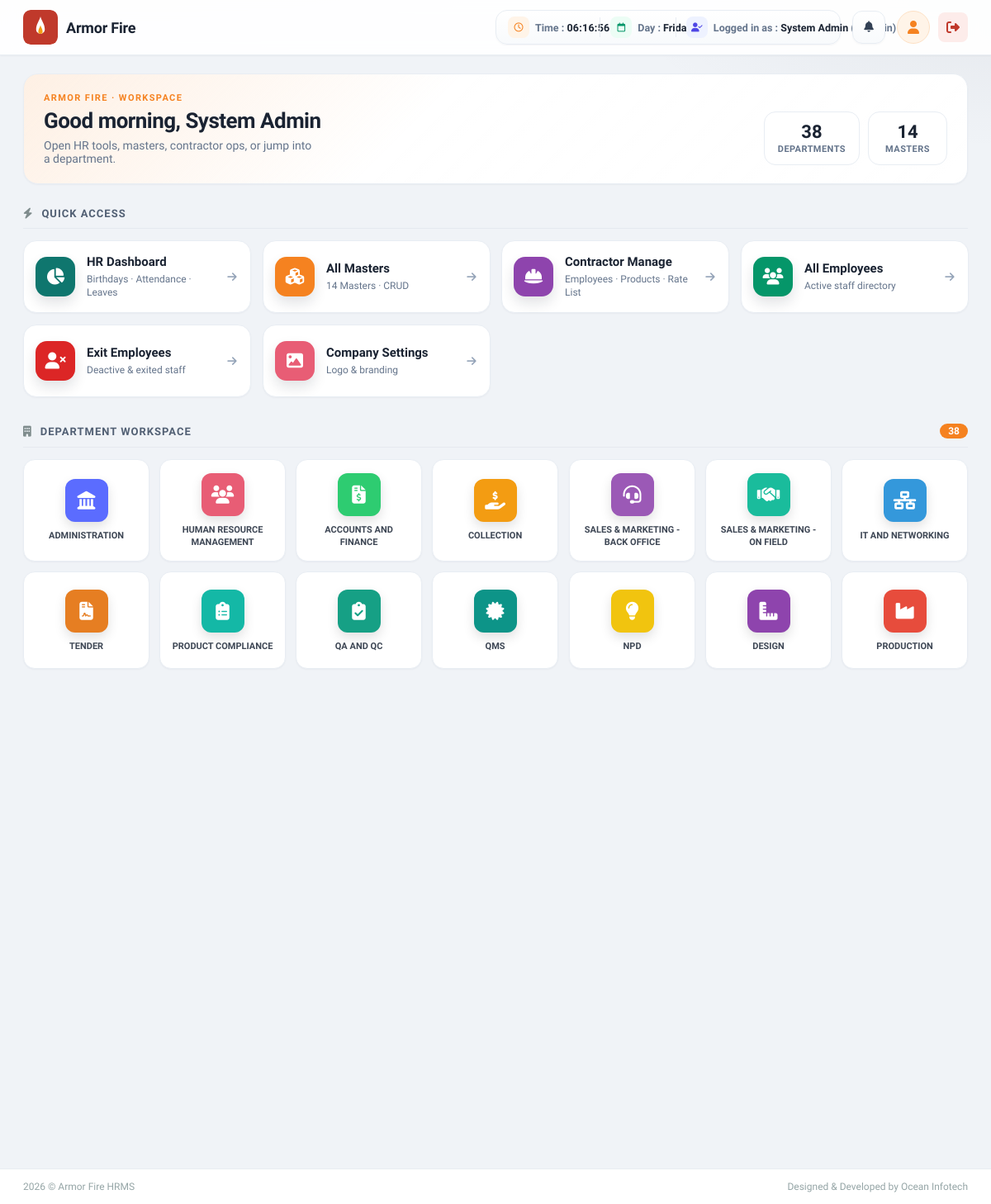
/dashboard.php (signed in), run on the app's committed database.
### tables this page shows
CREATE TABLE IF NOT EXISTS departments (
    id INT AUTO_INCREMENT PRIMARY KEY,
    department_name VARCHAR(150) NOT NULL,
    icon_class VARCHAR(80) NOT NULL DEFAULT 'fa-building',
    icon_color VARCHAR(20) NOT NULL DEFAULT '#4A90E2',
    sort_order INT NOT NULL DEFAULT 0,
    status TINYINT(1) NOT NULL DEFAULT 1 COMMENT '1=Active, 0=Inactive',
    created_at TIMESTAMP DEFAULT CURRENT_TIMESTAMP
);

### includes/settings.php (called while the page is built, shortened)
<?php
function ensureCompanySettingsSchema($conn)
{
    $conn->query(
        "CREATE TABLE IF NOT EXISTS company_settings (
            id INT PRIMARY KEY DEFAULT 1,
            company_name VARCHAR(150) NOT NULL DEFAULT 'Armor Fire',
            company_logo VARCHAR(255) DEFAULT NULL,
            login_logo VARCHAR(255) DEFAULT NULL,
            dashboard_logo VARCHAR(255) DEFAULT NULL,
            updated_at TIMESTAMP DEFAULT CURRENT_TIMESTAMP ON UPDATE CURRENT_TIMESTAMP
        ) ENGINE=InnoDB"
    );
    $cols = [];
    $res = $conn->query("SHOW COLUMNS FROM company_settings");
    if ($res) {
        while ($row = $res->fetch_assoc()) {
            $cols[] = $row['Field'];
        }
    }
}
function getCompanySettings()
{
    static $settings = null;
    if ($settings !== null) {
        return $settings;
    }
    $defaultLogo = 'assets/images/logo-placeholder.svg';
    $settings = [
        'company_name'   => 'Armor Fire',
        'login_logo'     => $defaultLogo,
        'dashboard_logo' => $defaultLogo,
        'company_logo'   => $defaultLogo,
    ];
    $conn = @getDBConnection();
    ensureCompanySettingsSchema($conn);
    $result = $conn->query(
        "SELECT company_name, company_logo, login_logo, dashboard_logo
         FROM company_settings WHERE id = 1 LIMIT 1"
    );
    if ($result && $row = $result->fetch_assoc()) {
        if (!empty($row['company_name'])) {
            $settings['company_name'] = $row['company_name'];
        }
    }
    return $settings;
}
function getDashboardLogo()
{
    $settings = getCompanySettings();
    return $settings['dashboard_logo'];
}
function getCompanyName()
{
    $settings = getCompanySettings();
    return $settings['company_name'];
}

### includes/auth.php (called while the page is built, shortened)
<?php
function isAdmin()
{
    return isset($_SESSION['role']) && $_SESSION['role'] === 'admin';
}
function getUserName()
{
    return isset($_SESSION['full_name']) ? $_SESSION['full_name'] : 'User';
}

### config/app.php (called while the page is built, shortened)
<?php
function app_url($path = '')
{
    $path = ltrim((string) $path, '/');
    return APP_BASE . '/' . $path;
}

### dashboard.php (the view, shortened to what this page needs)
<?php
require_once __DIR__ . '/config/app.php';
require_once __DIR__ . '/includes/header.php';
$conn = getDBConnection();
$sql = "SELECT id, department_name, icon_class, icon_color, sort_order
        FROM departments
        WHERE status = 1
        ORDER BY sort_order ASC, department_name ASC";
$result = $conn->query($sql);
$departments = [];
if ($result) {
    while ($row = $result->fetch_assoc()) {
        $departments[] = $row;
    }
}
$masterCount = count(getMastersConfig());
$deptCount = count($departments);
$userLabel = function_exists('getUserName') ? getUserName() : 'User';
$hour = (int) date('G');
if ($hour < 12) {
    $greet = 'Good morning';
} elseif ($hour < 17) {
    $greet = 'Good afternoon';
} else {
    $greet = 'Good evening';
}
?>
<main class="dashboard-main dash-workspace">
    <div class="dash-hero">
        <div class="dash-hero-copy">
            <p class="dash-eyebrow"><?php echo htmlspecialchars(strtoupper(getCompanyName())); ?> · WORKSPACE</p>
            <h1><?php echo htmlspecialchars($greet); ?>, <?php echo htmlspecialchars($userLabel); ?></h1>
            <p class="dash-sub">Open HR tools, masters, contractor ops, or jump into a department.</p>
        </div>
        <div class="dash-hero-stats">
            <div class="dash-stat">
                <span class="dash-stat-num"><?php echo (int) $deptCount; ?></span>
                <span class="dash-stat-lab">Departments</span>
            </div>
            <div class="dash-stat">
                <span class="dash-stat-num"><?php echo (int) $masterCount; ?></span>
                <span class="dash-stat-lab">Masters</span>
            </div>
        </div>
    </div>
    <section class="module-section dash-section">
        <div class="section-heading">
            <i class="fa-solid fa-bolt"></i>
            <span>QUICK ACCESS</span>
        </div>
        <div class="dash-hub-grid">
            <a href="<?php echo htmlspecialchars(app_url('hr/dashboard.php')); ?>" class="dash-hub-card is-hr" title="Open HR Dashboard">
                <div class="dash-hub-icon" style="background:#0F766E;"><i class="fa-solid fa-chart-pie"></i></div>
                <div class="dash-hub-body">
                    <strong>HR Dashboard</strong>
                    <span>Birthdays · Attendance · Leaves</span>
                </div>
                <i class="fa-solid fa-arrow-right dash-hub-go"></i>
            </a>
            <a href="<?php echo htmlspecialchars(app_url('masters/index.php')); ?>" class="dash-hub-card is-masters" title="All Masters">
                <div class="dash-hub-icon" style="background:#F58220;"><i class="fa-solid fa-cubes"></i></div>
                <div class="dash-hub-body">
                    <strong>All Masters</strong>
                    <span><?php echo (int) $masterCount; ?> Masters · CRUD</span>
                </div>
                <i class="fa-solid fa-arrow-right dash-hub-go"></i>
            </a>
            <a href="<?php echo htmlspecialchars(app_url('contractor/index.php')); ?>" class="dash-hub-card is-contractor" title="Contractor Manage">
                <div class="dash-hub-icon" style="background:#8E44AD;"><i class="fa-solid fa-helmet-safety"></i></div>
                <div class="dash-hub-body">
                    <strong>Contractor Manage</strong>
                    <span>Employees · Products · Rate List</span>
                </div>
                <i class="fa-solid fa-arrow-right dash-hub-go"></i>
            </a>
            <a href="<?php echo htmlspecialchars(app_url('employees/index.php')); ?>" class="dash-hub-card is-emp" title="All Employees Report">
                <div class="dash-hub-icon" style="background:#059669;"><i class="fa-solid fa-users"></i></div>
                <div class="dash-hub-body">
                    <strong>All Employees</strong>
                    <span>Active staff directory</span>
                </div>
                <i class="fa-solid fa-arrow-right dash-hub-go"></i>
            </a>
            <a href="<?php echo htmlspecialchars(app_url('employees/exit_list.php')); ?>" class="dash-hub-card is-exit" title="Exit Employee List">
                <div class="dash-hub-icon" style="background:#DC2626;"><i class="fa-solid fa-user-xmark"></i></div>
                <div class="dash-hub-body">
                    <strong>Exit Employees</strong>
                    <span>Deactive &amp; exited staff</span>
                </div>
                <i class="fa-solid fa-arrow-right dash-hub-go"></i>
            </a>
            <?php if (isAdmin()): ?>
            <a href="<?php echo htmlspecialchars(app_url('company_settings.php')); ?>" class="dash-hub-card is-admin" title="Company Logo Setup">
                <div class="dash-hub-icon" style="background:#E85D75;"><i class="fa-solid fa-image"></i></div>
                <div class="dash-hub-body">
                    <strong>Company Settings</strong>
                    <span>Logo &amp; branding</span>
                </div>
                <i class="fa-solid fa-arrow-right dash-hub-go"></i>
            </a>
            <?php endif; ?>
        </div>
    </section>
    <section class="module-section dash-section" id="department-workspace">
        <div class="section-heading">
            <i class="fa-solid fa-building"></i>
            <span>DEPARTMENT WORKSPACE</span>
            <em class="dash-section-count"><?php echo (int) $deptCount; ?></em>
        </div>
        <div class="module-grid dash-dept-grid">
            <?php if ($deptCount === 0): ?>
                <p class="empty-msg">No departments found. Please run DB Sync / seed masters.</p>
            <?php else: ?>
                <?php foreach ($departments as $dept): ?>
                    <a href="<?php echo htmlspecialchars(app_url('department.php?id=' . (int) $dept['id'])); ?>"
                       class="module-card dash-dept-card"
                       title="<?php echo htmlspecialchars($dept['department_name']); ?>">
                        <div class="module-icon" style="background-color: <?php echo htmlspecialchars($dept['icon_color']); ?>;">
                            <i class="fa-solid <?php echo htmlspecialchars($dept['icon_class']); ?>"></i>
                        </div>
                        <div class="module-label"><?php echo htmlspecialchars($dept['department_name']); ?></div>
                    </a>
                <?php endforeach; ?>
            <?php endif; ?>
        </div>
    </section>
</main>
<?php require_once __DIR__ . '/includes/footer.php'; ?>

### data on the page
departments: department_name "ADMINISTRATION"
departments: department_name "HUMAN RESOURCE MANAGEMENT"
departments: department_name "ACCOUNTS AND FINANCE"
departments: department_name "COLLECTION"
departments: department_name "SALES & MARKETING - BACK OFFICE"
departments: department_name "SALES & MARKETING - ON FIELD"
departments: department_name "IT AND NETWORKING"
departments: department_name "TENDER"
departments: department_name "PRODUCT COMPLIANCE"
departments: department_name "QA AND QC"
departments: department_name "QMS"
departments: department_name "NPD"
departments: department_name "DESIGN"
departments: department_name "PRODUCTION"

### other printed values
$companyName "Armor Fire"
getUserName() "System Admin"
$_SESSION['username'] "admin"
getCompanyName() "ARMOR FIRE"
$greet "Good morning"
$userLabel "System Admin"
$deptCount "38"
$masterCount "14"
